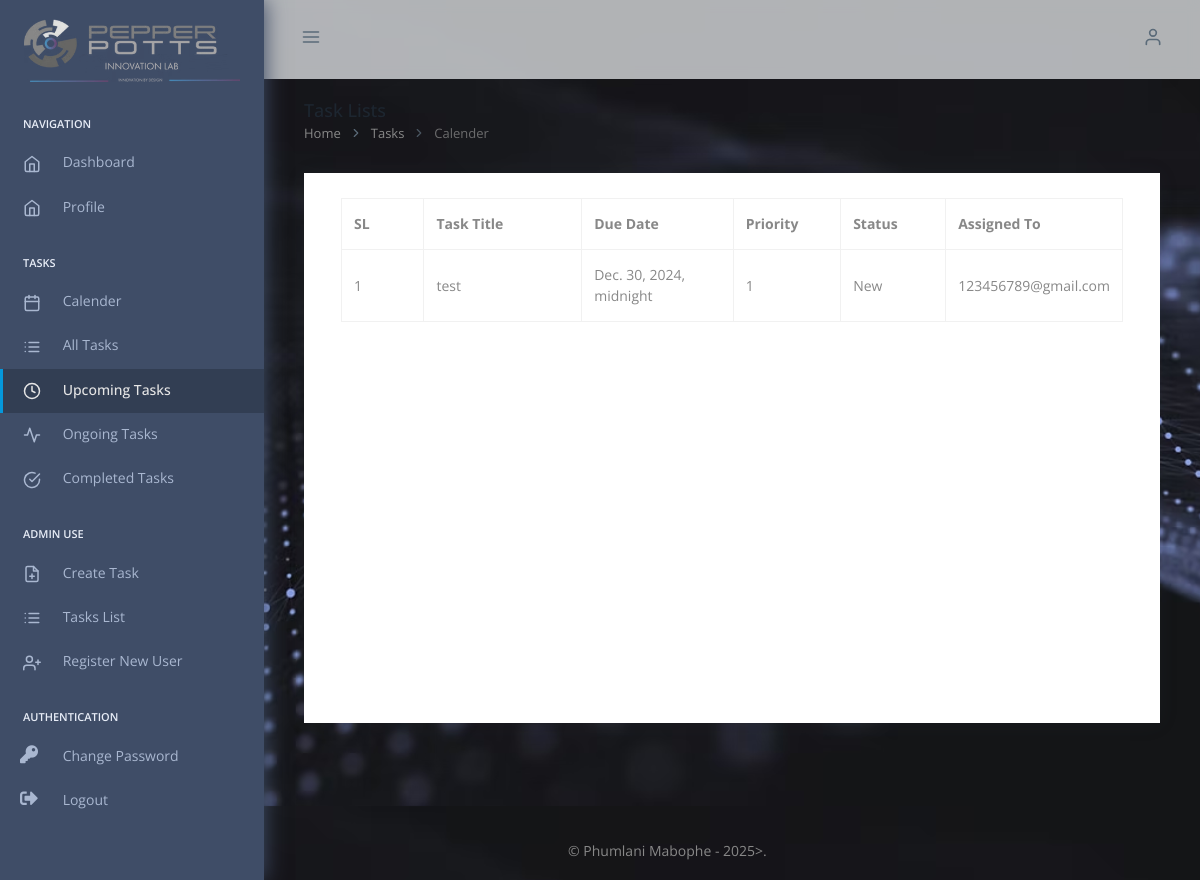
Screenshot of /pending-task-list/ (signed in) with the database file from the repository.
### dash_area/models.py (models this page shows, shortened)
class Task(models.Model):
    title = models.CharField(max_length=255)
    due_date = models.DateTimeField(null=True, blank=True)
    description = models.TextField(blank=True)
    priority = models.ForeignKey(Priority, on_delete=models.CASCADE)
    status = models.ForeignKey(Status, on_delete=models.CASCADE)
    assigned_to = models.ForeignKey(User, related_name="assigned_tasks", on_delete=models.CASCADE)
    created_by = models.ForeignKey(User, related_name="created_tasks", on_delete=models.SET_NULL, null=True, editable=False)
    updated_by = models.ForeignKey(User, related_name="updated_tasks", on_delete=models.SET_NULL, null=True, editable=False)
    created_at = models.DateTimeField(auto_now_add=True, editable=False)
    updated_at = models.DateTimeField(auto_now=True, editable=False)

class Priority(models.Model):
    PRIORITY_CHOICES = [(i, str(i)) for i in range(1, 11)]
    value = models.IntegerField(choices=PRIORITY_CHOICES, unique=True)
    def __str__(self):
        return str(self.value)

class Status(models.Model):
    STATUS_CHOICES = [
        ('New', 'New'),
        ('In Progress', 'In Progress'),
        ('Completed', 'Completed'),
        ('On Hold', 'On Hold'),
        ('Cancelled', 'Cancelled')
    ]
    name = models.CharField(max_length=50, unique=True, choices=STATUS_CHOICES)
    def __str__(self):
        return self.name

### dash_area/views.py (the view)
# urls.py: path('pending-task-list/', views.NewTasksListView.as_view(), name='new_tasks'),
class NewTasksListView(ListView):
    login_url = "login"
    template_name = "pages/task-table.html"
    model = Task
    def get_queryset(self):
        return Task.objects.filter(status__name="New",created_by=self.request.user)

### dash_area/templatetags/dash_area.py (called while the page is built)
@assignment_tag(takes_context=True)
def get_direction(context):
    res = {
        'panel': 'text-left',
        'notify': 'right',
        'float': 'float-right',
        'reverse_panel': 'text-right',
        'nav': 'ml-auto'
    }
    if context.get('LANGUAGE_BIDI'):
        res['panel'] = 'text-right'
        res['notify'] = 'left'
        res['float'] = ''
        res['reverse_panel'] = 'text-left'
        res['nav'] = 'mr-auto'
    return res

@assignment_tag(takes_context=True)
def get_admin_setting(context):
    res = {
    }
    return res

### dash_area/templates/pages/task-table.html (shortened to what this page needs)
{% extends "layouts/base.html" %}
{% load static %}
{% block content %}
  <div class="pc-container">
    <div class="pc-content">
      <div class="page-header">
        <div class="page-block">
          <div class="row align-items-center">
            <div class="col-md-12">
              <div class="page-header-title">
                <h5 class="mb-0">Task Lists</h5>
              </div>
            </div>
            <div class="col-md-12">
              <ul class="breadcrumb mb-0">
                <li class="breadcrumb-item"><a href="{% url "index" %}">Home</a></li>
                <li class="breadcrumb-item"><a href="javascript: void(0)">Tasks</a></li>
                <li class="breadcrumb-item" aria-current="page">Calender</li>
              </ul>
            </div>
          </div>
        </div>
      </div>
      <div class="row">
        <div class="col-sm-12">
            <div class="card">
                <div class="card-body">
                    <div class="row">
                        <div class="col-md-12">
                            <div class="tile">
                                <div class="tile-body">
                                    <div class="table-responsive" style="height: 500px; overflow-y: auto;">
                                        <div id="sampleTable_wrapper" class="dataTables_wrapper container-fluid dt-bootstrap4 no-footer">
                                            <div class="row">
                                                <div class="col-sm-12">
                                                    <table class="table table-hover table-bordered dataTable no-footer" id="sampleTable" role="grid" aria-describedby="sampleTable_info">
                                                        <thead>
                                                            <tr role="row">
                                                                <th class="sorting_asc" tabindex="0" aria-controls="sampleTable" rowspan="1" colspan="1" aria-sort="ascending" aria-label="SL: activate to sort column descending" style="width: 100px;">SL</th>
                                                                <th class="sorting" tabindex="0" aria-controls="sampleTable" rowspan="1" colspan="1" aria-label="Task Title: activate to sort column ascending" style="width: 200px;">Task Title</th>
                                                                <th class="sorting" tabindex="0" aria-controls="sampleTable" rowspan="1" colspan="1" aria-label="Due Date: activate to sort column ascending" style="width: 180px;">Due Date</th>
                                                                <th class="sorting" tabindex="0" aria-controls="sampleTable" rowspan="1" colspan="1" aria-label="Priority: activate to sort column ascending" style="width: 120px;">Priority</th>
                                                                <th class="sorting" tabindex="0" aria-controls="sampleTable" rowspan="1" colspan="1" aria-label="Status: activate to sort column ascending" style="width: 120px;">Status</th>
                                                                <th class="sorting" tabindex="0" aria-controls="sampleTable" rowspan="1" colspan="1" aria-label="Assigned To: activate to sort column ascending" style="width: 150px;">Assigned To</th>
                                                            </tr>
                                                        </thead>
                                                        <tbody>
                                                            {% for task in object_list %}
                                                            <tr role="row" class="odd">
                                                                <td class="sorting_1">{{ forloop.counter }}</td>
                                                                <td>{{ task.title }}</td>
                                                                <td>{{ task.due_date }}</td>
                                                                <td>{{ task.priority }}</td>
                                                                <td>{{ task.status }}</td>
                                                                <td>{{ task.assigned_to }}</td>
                                                            </tr>
                                                            {% endfor %}
                                                        </tbody>
                                                    </table>
                                                </div>
                                            </div>
                                        </div>
                                    </div>
                                </div>
                            </div>
                        </div>
                    </div>
                </div>
            </div>
        </div>
    </div>
  </div>
{% endblock content %}

### rows the page displays
Task: title "test", due_date "Dec. 30, 2024, midnight", priority "1", status "New", assigned_to "123456789@gmail.com"
